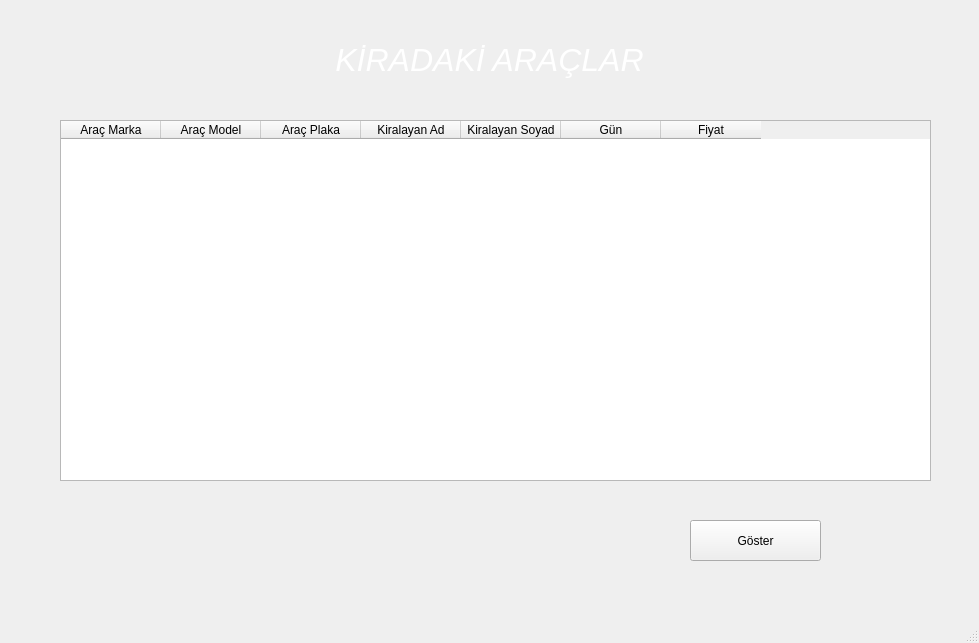
<?xml version="1.0" encoding="UTF-8"?>
<ui version="4.0">
 <class>MainWindow</class>
 <widget class="QMainWindow" name="MainWindow">
  <property name="geometry">
   <rect>
    <x>0</x>
    <y>0</y>
    <width>979</width>
    <height>643</height>
   </rect>
  </property>
  <property name="windowTitle">
   <string>MainWindow</string>
  </property>
  <widget class="QWidget" name="centralwidget">
   <widget class="QLabel" name="label">
    <property name="geometry">
     <rect>
      <x>-20</x>
      <y>-40</y>
      <width>1021</width>
      <height>681</height>
     </rect>
    </property>
    <property name="text">
     <string/>
    </property>
    <property name="pixmap">
     <pixmap>75515051-dark-background-with-spotlights-light-studio.jpg</pixmap>
    </property>
    <property name="scaledContents">
     <bool>true</bool>
    </property>
   </widget>
   <widget class="QLabel" name="label_2">
    <property name="geometry">
     <rect>
      <x>294</x>
      <y>30</y>
      <width>391</width>
      <height>61</height>
     </rect>
    </property>
    <property name="text">
     <string>&lt;html&gt;&lt;head/&gt;&lt;body&gt;&lt;p align=&quot;center&quot;&gt;&lt;span style=&quot; font-size:24pt; font-style:italic; color:#ffffff;&quot;&gt;KİRADAKİ ARAÇLAR&lt;/span&gt;&lt;/p&gt;&lt;/body&gt;&lt;/html&gt;</string>
    </property>
   </widget>
   <widget class="QTableWidget" name="kiradakiaraclar">
    <property name="geometry">
     <rect>
      <x>60</x>
      <y>120</y>
      <width>871</width>
      <height>361</height>
     </rect>
    </property>
    <column>
     <property name="text">
      <string>Araç Marka</string>
     </property>
    </column>
    <column>
     <property name="text">
      <string>Araç Model</string>
     </property>
    </column>
    <column>
     <property name="text">
      <string>Araç Plaka</string>
     </property>
    </column>
    <column>
     <property name="text">
      <string>Kiralayan Ad</string>
     </property>
    </column>
    <column>
     <property name="text">
      <string>Kiralayan Soyad</string>
     </property>
    </column>
    <column>
     <property name="text">
      <string>Gün</string>
     </property>
    </column>
    <column>
     <property name="text">
      <string>Fiyat</string>
     </property>
    </column>
   </widget>
   <widget class="QPushButton" name="goster">
    <property name="geometry">
     <rect>
      <x>690</x>
      <y>520</y>
      <width>131</width>
      <height>41</height>
     </rect>
    </property>
    <property name="text">
     <string>Göster</string>
    </property>
   </widget>
  </widget>
  <widget class="QMenuBar" name="menubar">
   <property name="geometry">
    <rect>
     <x>0</x>
     <y>0</y>
     <width>979</width>
     <height>26</height>
    </rect>
   </property>
  </widget>
  <widget class="QStatusBar" name="statusbar"/>
 </widget>
 <resources/>
 <connections/>
</ui>
